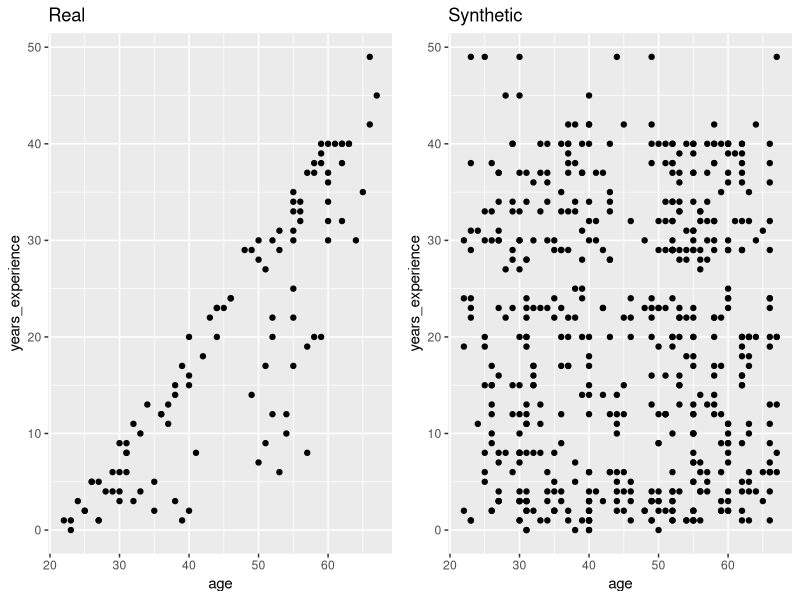
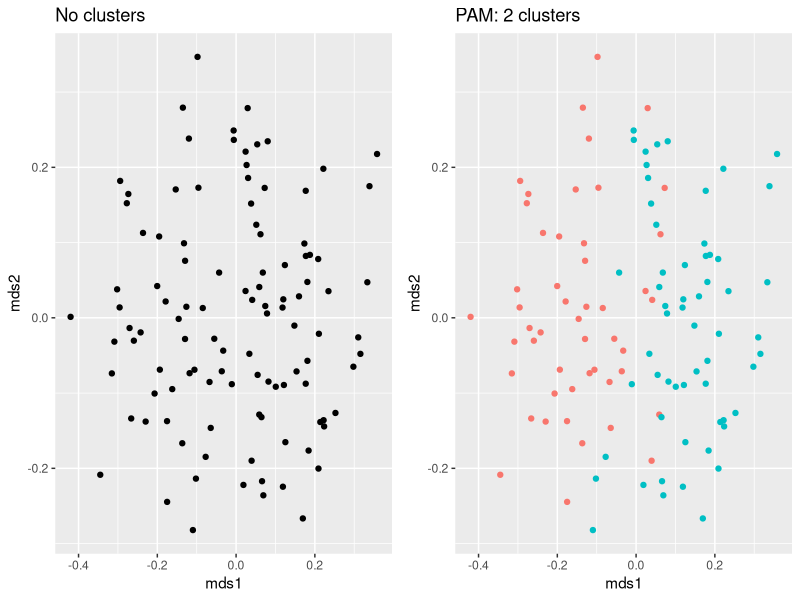
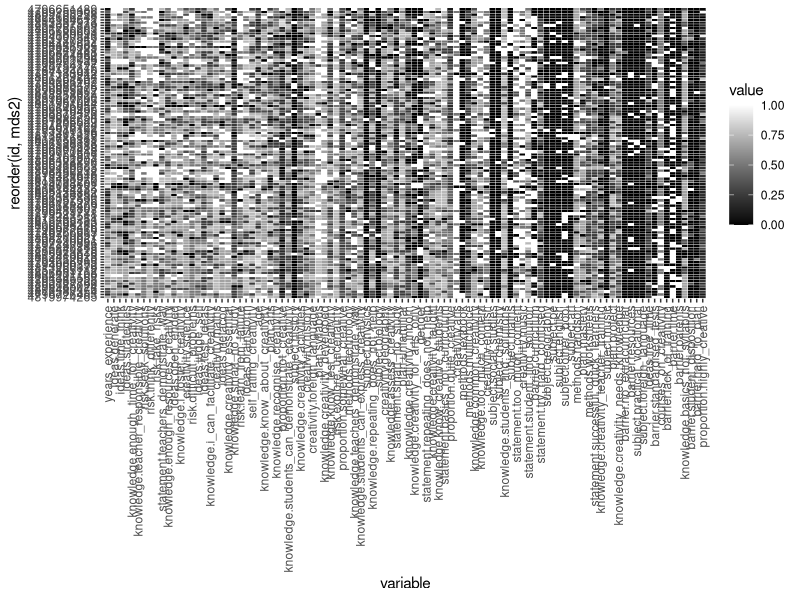
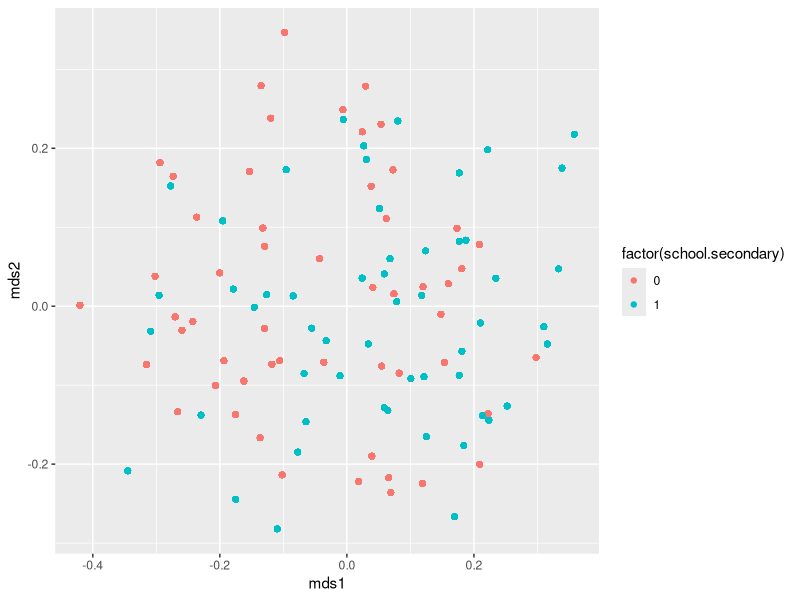
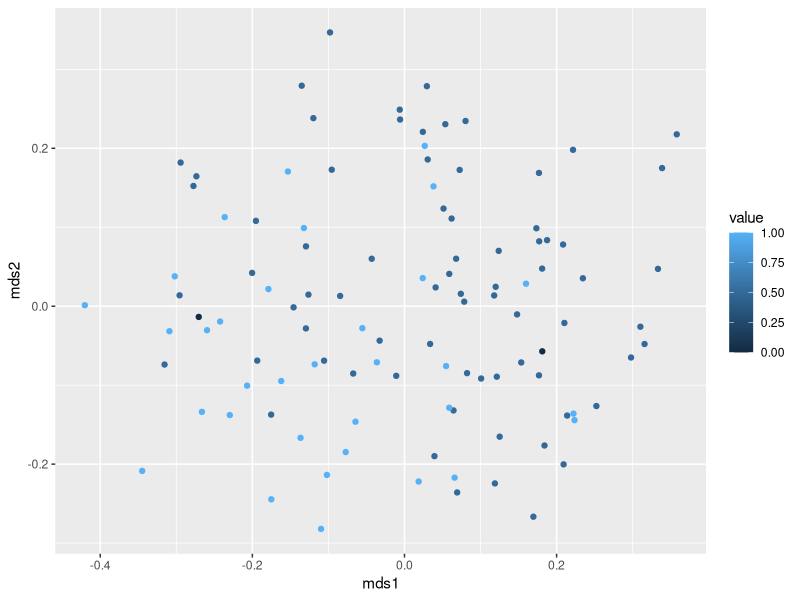

The R script that drew these images, in order:
# Title:       Clustering
#
# Description: Do randomForest clustering
#
#
# Authors:     Jason Signolet, Florence Gabriel
#
# Revision history:
#   - 2016-09-17 Initial
#

library(data.table)
library(magrittr)
library(foreach)
library(doParallel)
library(randomForest)
library(ggplot2)
library(grid)
library(gridExtra)
library(lattice)
library(cluster)
library(scales)

# functions
majority <- function(x, max_levels = 100) {
  # returns a single majority level (the first it encounters)
  factorised <- factor(x)
  x_levels <- levels(factorised)
  level_number <- length(x_levels)
  if(level_number > max_levels) stop("Too many levels")

  biggest_level <- 0
  output <- NA
  for(i in seq(level_number)) {
    current_size <- sum(x == x_levels[i], na.rm = T)
    if(current_size > biggest_level) {
      biggest_level <- current_size
      output <- x_levels[i]
    }
  }
  return(output)
}

# load in cleaned data

dt <- fread("data/clean_data_(rows_removed).csv", colClasses = list(character = "id"))
features <- names(dt)[-1]
features <- features[-c(grep("yeargroup.", features), grep("school.", features))]

# assign all NAs to the majority class

for(col in features[-c(1, 2, 3)]) {
  if(any(is.na(dt[[col]]))) {
    set(dt, i = which(is.na(dt[[col]])), j = col, value = majority(dt[[col]]))
  }
}

# make synthetic data

synth_length <- nrow(dt) * 5

synth <-
  foreach(col = features, .combine = cbind) %do% {
    .output <- data.table("this_col" = sample(dt[[col]], synth_length, replace = TRUE))
    setnames(.output, col)
  }

# check to see if cols have been decoupled
p_age_exp_r <- ggplot(dt, aes(age, years_experience)) + geom_point() + ggtitle("Real")# strong correlation
p_age_exp_s <- ggplot(synth, aes(age, years_experience)) + geom_point() + ggtitle("Synthetic") # no correlation
p1 <- grid.arrange(p_age_exp_r, p_age_exp_s, ncol = 2)

# make training table

x <- rbind(dt[, features, with = F], synth[, features, with = F])
y <- factor(c(rep(1, nrow(dt)), rep(0, nrow(synth))))
real_wt  <- 1 / (2 * nrow(dt))
synth_wt <- 1 / (2 * nrow(synth))

# train randomForest classifier

registerDoParallel(8)
rf <-
  foreach(i = 1:8,
          .combine = randomForest::combine,
          .multicombine = TRUE,
          .packages = 'randomForest') %dopar% {
            randomForest(x, y,
                         na.action = na.omit,
                         ntree = 1000,
                         classwt = c("0" = synth_wt, "1" = real_wt),
                         importance = TRUE,
                         proximity = TRUE,
                         confusion = TRUE)
          }
registerDoSEQ()


# get distance matrix
rf_diss <- 1 - sqrt(rf$proximity[seq(nrow(dt)), seq(nrow(dt))] %>% as.matrix)
colnames(rf_diss) <- rownames(rf_diss) <- dt$id
rf_dist <- as.dist(rf_diss)

# perform multidimensional scaling. Reduce to 2 dimensions
rf_mds <- cmdscale(rf_dist, k = 2) %>%
  as.data.frame %>%
  setDT(keep.rownames = TRUE) %>%
  setnames(c("id", "mds1", "mds2")) %>%
  setkey(id)

rf_clusters <- pam(rf_dist, k = 2, cluster.only = TRUE) %>%
  as.data.frame %>%
  setDT(keep.rownames = T) %>%
  setnames(c("id", "cluster")) %>%
  setkey(id)

plot_pam_clusters <- rf_clusters[rf_mds]

# plot mds
pmds1 <- ggplot(plot_pam_clusters, aes(mds1, mds2)) +
  geom_point() +
  ggtitle("No clusters")
pmds2 <- ggplot(plot_pam_clusters, aes(mds1, mds2, colour = factor(cluster))) +
  geom_point() +
  ggtitle("PAM: 2 clusters") +
  theme(legend.position="none")
p2 <- grid.arrange(pmds1, pmds2, ncol = 2)


# get feature importance

rf_imp <- rf$importance[, "MeanDecreaseAccuracy"] %>%
  as.data.frame %>%
  setDT(keep.rownames = TRUE) %>%
  setnames(c("variable", "importance")) %>%
  setkey(importance)

variable_order <- rf_imp[order(importance, decreasing = TRUE), variable]


# prepare data for heatmap

dt_with_clusters <- plot_pam_clusters[dt]
for(col in features) {
  set(dt_with_clusters, j = col, value = rescale(dt_with_clusters[[col]]))
}
dt_with_clusters.m <- melt(dt_with_clusters, measure.vars = features)

dt_with_clusters.m[, variable := factor(variable, levels = variable_order)]

# plot heatmap

p3 <- ggplot(dt_with_clusters.m, aes(variable, reorder(id, mds2))) +
  geom_tile(aes(fill = value), colour = "white") +
  scale_fill_gradient(low = "black", high = "white") +
  theme(axis.text.x  = element_text(angle=90, hjust = 1, vjust = 0.5))

p1
p2
p3


ggplot(dt_with_clusters.m, aes(mds1, mds2, colour = factor(school.secondary))) + geom_point()
ggplot(dt_with_clusters.m[variable == "courses_on_creativity"], aes(mds1, mds2, colour = value)) + geom_point()
